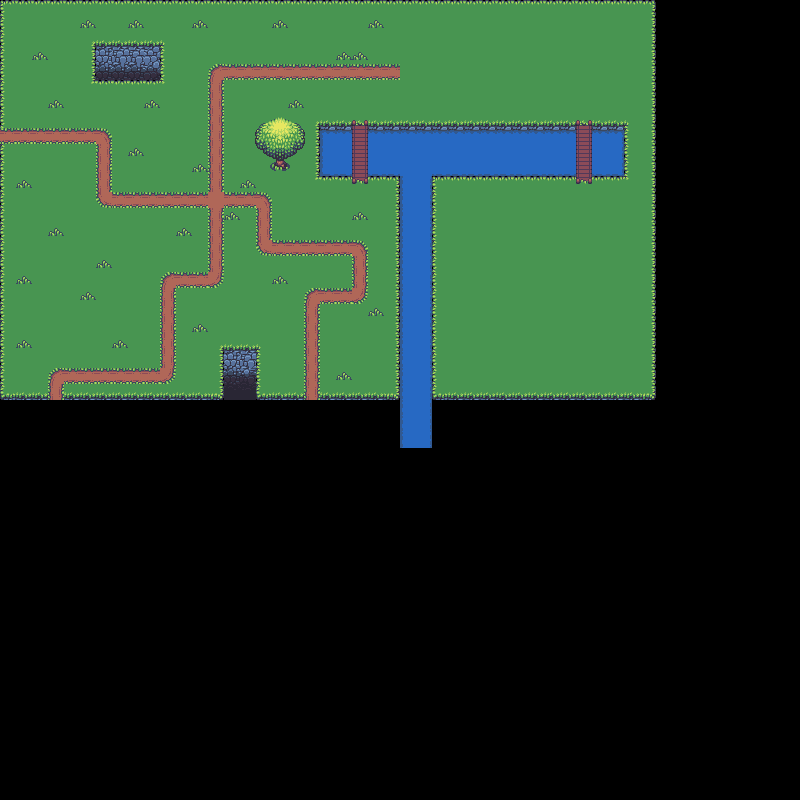

Tiled map render using the project's own tile images. Description and the map definition, with tile-layer contents summarised, below:
An orthogonal 50x50 tile map with 16x16 px tiles, 3 tile layers (Warstwa Kafelków 2, Warstwa Kafelków 1, UpperLayer), 2 tilesets and 1 object.

<map version="1.0" orientation="orthogonal" renderorder="right-down" width="50" height="50" tilewidth="16" tileheight="16" nextobjectid="64">
 <tileset firstgid="1" name="1" tilewidth="16" tileheight="16" tilecount="663" columns="51">
  <image source="../sprites/tiles/1.png" width="816" height="208" />
 </tileset>
 <tileset firstgid="664" name="2" tilewidth="16" tileheight="16" tilecount="4096" columns="64">
  <image source="../sprites/objects.png" width="1024" height="1024" />
 </tileset>
 <layer name="Warstwa Kafelków 2" width="50" height="50">
  <data>[2500 cells, 1031 non-empty, 55 distinct tile ids]</data>
 </layer>
 <layer name="Warstwa Kafelków 1" width="50" height="50">
  <data>[2500 cells, 14 non-empty, 7 distinct tile ids]</data>
 </layer>
 <layer name="UpperLayer" width="50" height="50">
  <data>[2500 cells, 11 non-empty, 11 distinct tile ids]</data>
 </layer>
 <objectgroup color="#39a27c" name="Trees">
  <object id="14" x="272" y="159.609" width="16" height="0.391304" />
 </objectgroup>
</map>
